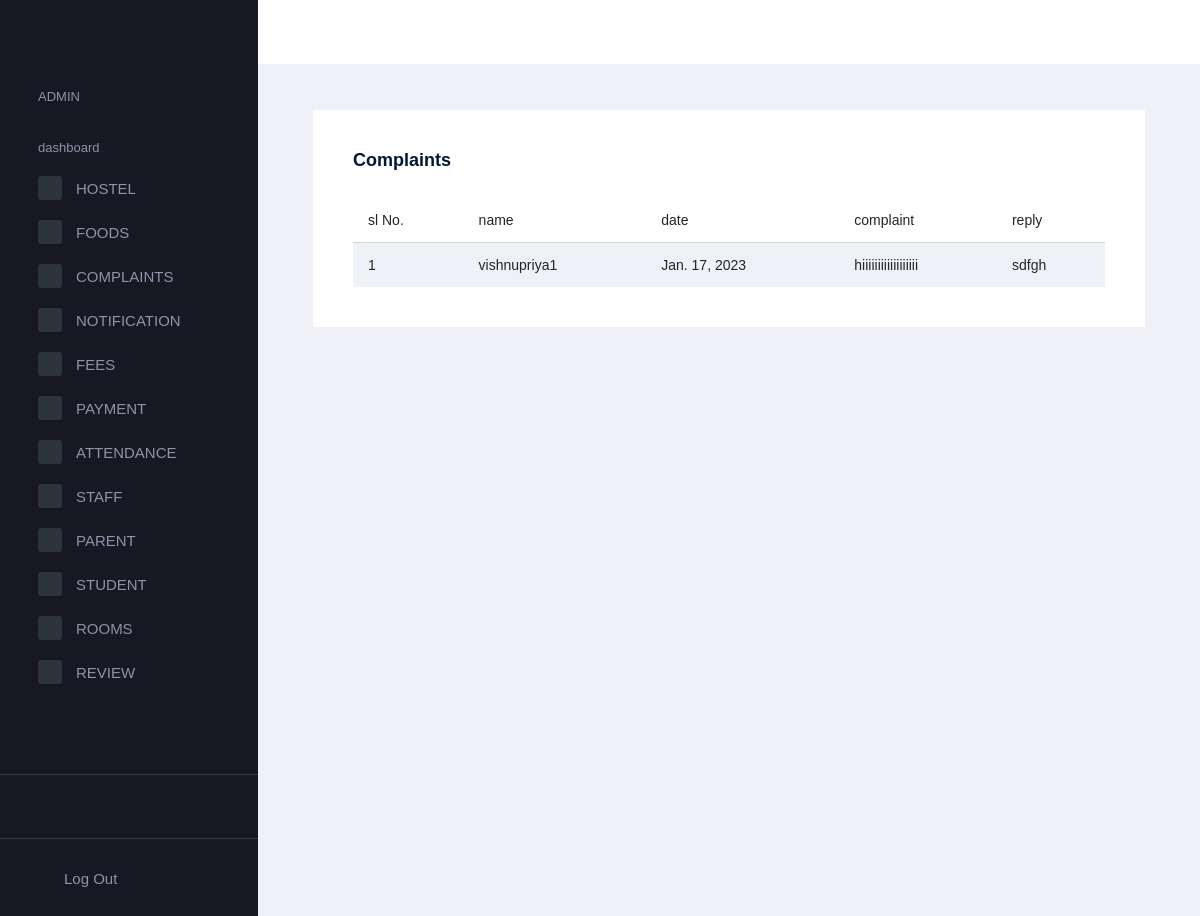
Page /view_complaint (signed in) on the committed database.
### mainapp/models.py (models this page shows, shortened)
class complaint(models.Model):
    user=models.ForeignKey(Login,on_delete=models.DO_NOTHING)
    date=models.DateField(auto_now=True)
    complaint=models.CharField(max_length=30)
    reply=models.TextField(null=True,blank=True)

class Login(AbstractUser):
    is_student=models.BooleanField(default=False)
    is_parent=models.BooleanField(default=False)

### mainapp/admin_views.py (the view)
# urls.py: path('view_complaint',admin_views.view_complaint,name='view_complaint'),
@login_required(login_url='Login')
def view_complaint(request):
    data = complaint.objects.all()
    return render(request, 'view_complaint.html', {'data': data})

### templates/view_complaint.html
{% extends 'admin.html' %}
{% load crispy_forms_tags %}
{% block content %}
<div class="col-lg-12 grid-margin stretch-card">
              <div class="card">
                <div class="card-body">
                  <h4 class="card-title">Complaints</h4>
                  <div class="table-responsive">
                    <table class="table table-striped">
                      <thead>
                        <tr>
                          <th>sl No.</th>
                          <th>name</th>
                          <th>date</th>
                          <th>complaint</th>
                          <th>reply</th>
                        </tr>
                      </thead>
                      <tbody>
                      {% for i in data %}
                        <tr>
                          <td class="py-1">{{forloop.counter}}</td>
                          <td>{{i.user}}</td>
                          <td>{{i.date}}</td>
                          <td>{{i.complaint}}</td>
                          <td>{% if i.reply == None %}
                            <a class="btn btn-success" href="{% url 'reply_com' i.id %}">reply</a>
                            {% else %}
                            {{i.reply}}
                            {% endif %}
                          </td>
                        </tr>
                      {% endfor %}
                      </tbody>
                    </table>
                  </div>
                </div>
              </div>
            </div>
{% endblock %}

### rows in the picture
complaint: user "vishnupriya1", date "Jan. 17, 2023", complaint "hiiiiiiiiiiiiiiiiii", reply "sdfgh"
